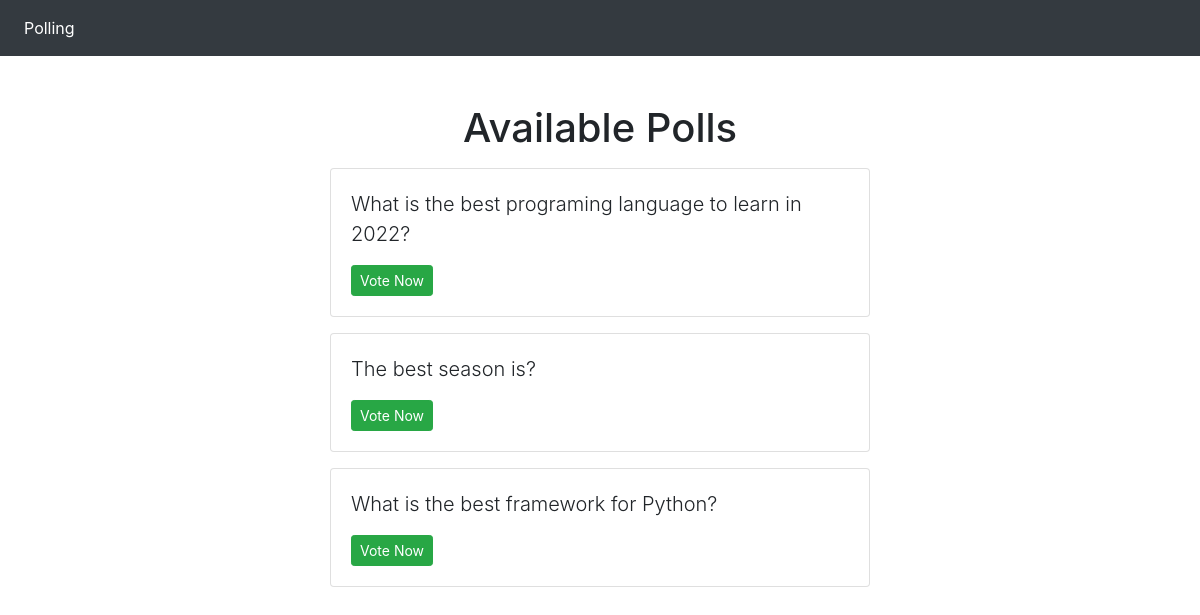
Screenshot of /polls/ with the database file from the repository.
### polls/models.py (models this page shows, shortened)
class Question(models.Model):
    question_text = models.CharField(max_length=200)
    pub_date = models.DateTimeField('date published')

### polls/views.py (the view)
# urls.py: path('', views.IndexView.as_view(), name='index'),
class IndexView(generic.ListView):
    template_name = 'polls/index.html'
    context_object_name = 'latest_question_list'
    def get_queryset(self):
        return Question.objects.filter(
            pub_date__lte=timezone.now()
        ).order_by('-pub_date')[:5]

### templates/polls/index.html
{% extends 'base.html' %}
{% block content %}
    <h1 class="text-center mb-3">Available Polls</h1>
{% if latest_question_list %}
    {% for question in latest_question_list %}
    <div class="card mb-3">
        <div class="card-body">
            <p class="lead">{{ question.question_text }}</p>
            <a href="{% url 'polls:detail' question.id %}" class="btn btn-success btn-sm">Vote Now</a>
        </div>
    </div>
    {% endfor %}
{% else %}
    <p>No polls are available.</p>
{% endif %}
{% endblock %}

### rows the page displays
Question: question_text "What is the best programing language to learn in 2022?"
Question: question_text "The best season is?"
Question: question_text "What is the best framework for Python?"
